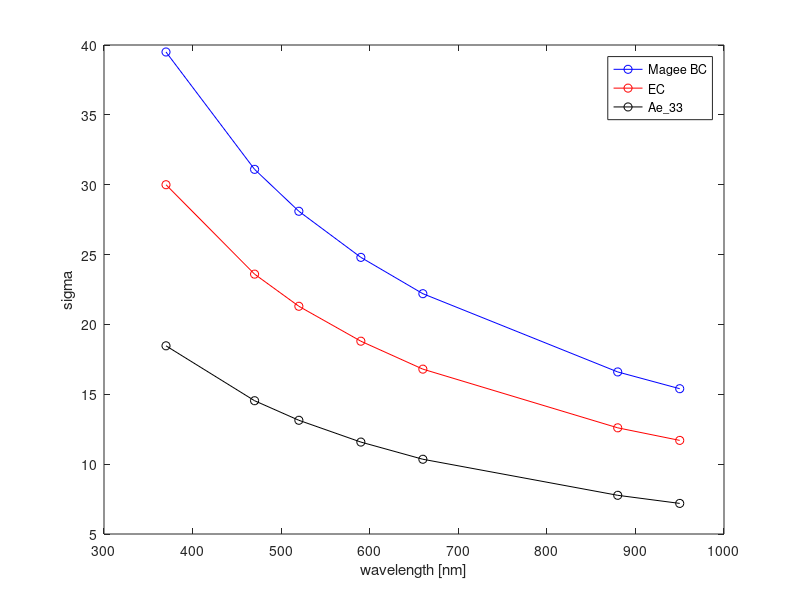

Reproduce this figure in MATLAB. (Note: this script raises an error after producing the figure.)
% Aetheometer mass absorption cross-sections


spec_attn.Magee.nm = [370,470,520,590,660,880,950];
spec_attn.Magee.sigma = [39.5, 31.1, 28.1, 24.8, 22.2, 16.6, 15.4];
spec_attn.Magee.P = polyfit(log(spec_attn.Magee.nm./1000), log(spec_attn.Magee.sigma), 1);P.Magee = spec_attn.Magee.P;

spec_attn.EC.nm = [370,470,520,590,660,880,950];
spec_attn.EC.sigma = [30,23.6,21.3,18.8, 16.8, 12.6, 11.7];
spec_attn.EC.P = polyfit(log(spec_attn.EC.nm./1000), log(spec_attn.EC.sigma), 1);P.EC = spec_attn.EC.P ;

%From Aeth33 manual

spec_attn.Aeth33.nm = [370,470,520,590,660,880,950];
spec_attn.Aeth33.sigma = [18.47, 14.54, 13.14, 11.58, 10.35, 7.77, 7.19];
spec_attn.Aeth33.P = polyfit(log(spec_attn.Aeth33.nm./1000), log(spec_attn.Aeth33.sigma), 1);P.Ae33 = spec_attn.Aeth33.P;



figure; 
plot(spec_attn.Magee.nm, spec_attn.Magee.sigma, 'bo-', ...
   spec_attn.EC.nm, spec_attn.EC.sigma, 'ro-', ...
   spec_attn.Aeth33.nm, spec_attn.Aeth33.sigma, 'ko-');
lg = legend('Magee BC','EC','Ae_33');set(lg,'interp','none');
xlabel('wavelength [nm]');
ylabel('sigma')
logx; logy;

aeth = anc_bundle_files(getfullname('coraosae*.nc','aeth'));



figure_(7); these = plot(aeth.time, aeth.vdata.reference_intensity, '-'); recolor(these,aeth.vdata.wavelength);
dynamicDateTicks; axs(1) = gca; title('Reference'); 

figure_(8); these = plot(aeth.time, aeth.vdata.sample_intensity_spot_2, '-'); recolor(these,aeth.vdata.wavelength);
dynamicDateTicks; axs(2) = gca; title('Spot 2'); 

figure_(9); these = plot(aeth.time, aeth.vdata.sample_intensity_spot_1, '-'); recolor(these,aeth.vdata.wavelength);
dynamicDateTicks; axs(3) = gca; title('Spot 1'); 

linkaxes(axs,'xy')

% According to manual, define ATN0 when bit 1 = 0 and bit 2 = 1
ii = find( ~bitget(aeth.vdata.instrument_status,1) & bitget(aeth.vdata.instrument_status,2));

tr_1 = aeth.vdata.sample_intensity_spot_1./aeth.vdata.reference_intensity; 
tr_2 = aeth.vdata.sample_intensity_spot_2./aeth.vdata.reference_intensity; 
Tr_1 = tr_1; Tr_2 = tr_2;
for aa = 1:length(ii)
    Tr_1(:,ii(aa):end) = tr_1(:,ii(aa):end)./(tr_1(:,ii(aa))*ones(size(aeth.time(ii(aa):end))));
    Tr_2(:,ii(aa):end) = tr_2(:,ii(aa):end)./(tr_2(:,ii(aa))*ones(size(aeth.time(ii(aa):end))));
end

figure_; these = plot(aeth.time,Tr_1, ':',aeth.time,Tr_2, '-'); title('Tr spot 1 and 2'); dynamicDateTicks;
axs(4) = gca; ylim([-.1, 1.1]);
recolor(these,[aeth.vdata.wavelength ; aeth.vdata.wavelength])
ATN1 = -100.*(log(Tr_1));
ATN2 = -100.*(log(Tr_2));
B2 = aeth.vdata.equivalent_black_carbon_spot_2_uncorrected;
B1 = aeth.vdata.equivalent_black_carbon_spot_1_uncorrected;
K = (B1-B2)./(B1.*ATN2-B2.*ATN1);
figure; these = plot(aeth.time, aeth.vdata.loading_correction_factor,'.'); recolor(these,aeth.vdata.wavelength);
figure; these = plot(aeth.time, K, '-'); recolor(these, aeth.vdata.wavelength); 
linkexes
figure; plot(aeth.time, ATN1, 'o',aeth.time, ATN2,'x');dynamicDateTicks

figure; plot(aeth.time, B2, 'o',aeth.time, B1,'x'); dynamicDateTicks; 
%this shows that optical attenuation is a good sign of spot change
figure; plot(aeth.time, aeth.vdata.sample_intensity_spot_1, '-'); title('spot 1'); dynamicDateTicks
figure; plot(aeth.time, aeth.vdata.sample_intensity_spot_2,'-');title('spot_2');dynamicDateTicks
figure; plot(aeth.time, aeth.vdata.reference_intensity,'-'); title('reference');dynamicDateTicks
linkexes;

figure; plot((aeth.time), aeth.vdata.optical_attenuation_1(3,:),'x',(aeth.time), aeth.vdata.optical_attenuation_2(3,:),'o'); dynamicDateTicks
xl = xlim;
xl_ = aeth.time>xl(1)&aeth.time<xl(2);
figure; these = plot(aeth.time(xl_), aeth.vdata.optical_attenuation_1(:,xl_), '-',aeth.time(xl_), aeth.vdata.optical_attenuation_2(:,xl_), '-'); recolor(these,aeth.vdata.wavelength); colorbar
figure; those = plot(aeth.vdata.wavelength, aeth.vdata.optical_attenuation_2(:,xl_(1:100:end))','-'); recolor(those, serial2hs(aeth.time(xl_(1:100:end)))); colorbar

%this computes transmittance from the raw quantities (but normalized to the
% max value found after the spot change (that's the 1./0.5313)
figure; plot(serial2doys(aeth.time), (1./.5313)*(aeth.vdata.sample_intensity(3,:)-aeth.vdata.sample_dark(3,:))./(aeth.vdata.reference_intensity(3,:)-aeth.vdata.reference_dark(3,:)),'o')
Tr = (aeth.vdata.sample_intensity-aeth.vdata.sample_dark)./(aeth.vdata.reference_intensity-aeth.vdata.reference_dark);
figure; plot(aeth.time, Tr(3,:), 'x'); dynamicDateTicks

starts = find(Tr(3,2:end)-Tr(3,1:(end-1))> .2)+1;
To = Tr;
To(:,[starts(end):size(Tr,2)]) = Tr(:,starts(end))*ones([1,size(Tr,2)-starts(end)+1]);
for s = length(starts)-1:-1:1
To(:,[starts(s):starts(s+1)]) = Tr(:,starts(s))*ones([1,length([starts(s):starts(s+1)])]);
end
% 
figure; that = plot(aeth.time, (Tr./To)', '-'); dynamicDateTicks; recolor(that,aeth.vdata.wavelength);
figure; plot(aeth.time, Tr./To,'o-')

for wl = length(aeth.vdata.wavelength):-1:1
[Bab(wl,:), Tr_ss, dV_ss, dL_ss] = smooth_Tr_Bab(aeth.time, aeth.vdata.sample_flow_rate,Tr(wl,:)./To(wl,:),60);
disp(['Done with wl=',num2str(wl)])
end
disp('Done!')
Bab(Bab<=0) = NaN;
figure; that = plot(aeth.time, Bab, '-'); recolor(that,aeth.vdata.wavelength);colorbar; dynamicDateTicks

figure; plot((aeth.vdata.wavelength), (Bab(:,xl_)), '-');
X = X + 1;AAE(X,:) = ang_exp(Bab(X,xl_),Bab(X+1,xl_),aeth.vdata.wavelength(X),aeth.vdata.wavelength(X+1)) ;

AAE(7,:) = ang_exp(Bab(1,xl_),Bab(end,xl_),aeth.vdata.wavelength(1),aeth.vdata.wavelength(end)) ;

figure; wls = plot(aeth.time(xl_), AAE(7,:), '-'); recolor(wls, aeth.vdata.wavelength); colorbar; dynamicDateTicks
% This matches the plot of OD from the file, so we understand how to derive
% it ourselves and our transmittance must be OK too.   
